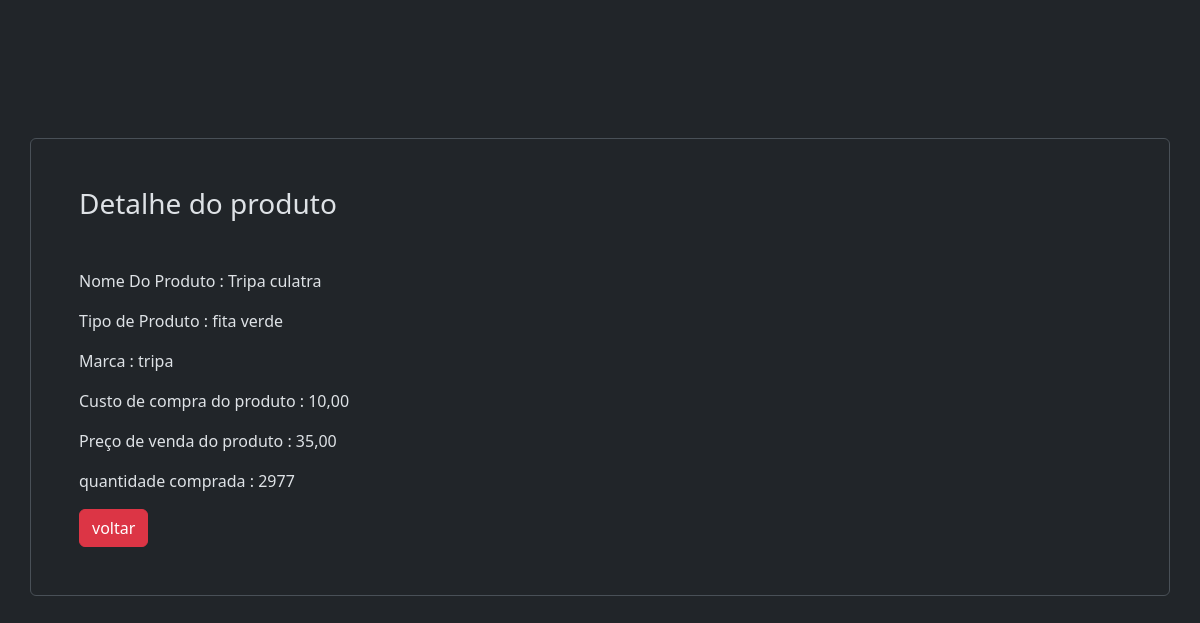
The page /produto/1/detalhe/ on the database its author committed.
### produto/models.py (models this page shows, shortened)
class Produto(models.Model):
    produto = models.CharField(max_length=200)
    tipo = models.OneToOneField(Tipo, on_delete=models.CASCADE)
    marca = models.CharField(max_length=100)
    custo = models.DecimalField(decimal_places=2 , max_digits=8)
    preco_venda = models.DecimalField(decimal_places=2 , max_digits=8)
    quantidade = models.IntegerField()

class Tipo(models.Model):
    tipo = models.CharField(max_length=100)
    def __str__(self):
        return f"{self.tipo}"

### produto/views.py (the view)
# urls.py: path('produto/<int:pk>/detalhe/', DetailProdutoView.as_view(), name='detalhes_prod'),
class DetailProdutoView(DetailView):
    model = Produto
    template_name = 'detalhe-produto.html'
    def get_context_data(self, **kwargs):
        context = super().get_context_data(**kwargs)
        context['title'] = 'detalhe'
        return context

### produto/templates/detalhe-produto.html
{% extends "base.html" %}
{% block content %}
<div class="container border rounded mt-5 p-5">
    <h3 class="mb-5">Detalhe do produto</h3>
    <p>Nome Do Produto : {{ object.produto }}</p>
    <p>Tipo de Produto : {{ object.tipo }}</p>
    <p>Marca : {{ object.marca }}</p>
    <p>Custo de compra do produto : {{ object.custo }}</p>
    <p>Preço de venda do produto : {{ object.preco_venda }}</p>
    <p>quantidade comprada : {{ object.quantidade }}</p>
    <a href="{% url 'view_prod' %}" class="btn btn-danger">voltar</a>
</div>
{% endblock %}

### rows shown on the page
Produto: produto "Tripa culatra", tipo "fita verde", marca "tripa", custo "10,00", preco_venda "35,00", quantidade "2977"
